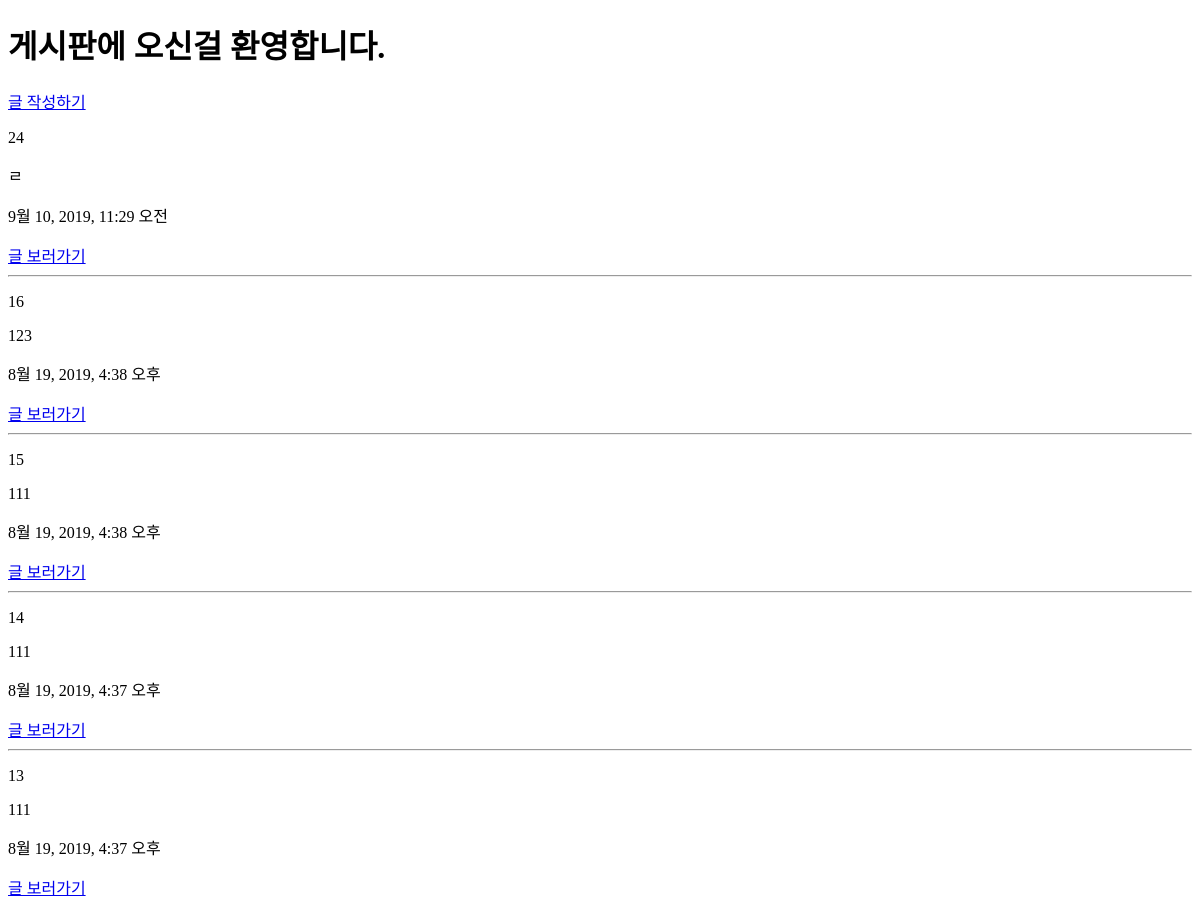
The page /articles/ (upper part) on the database as committed earlier.
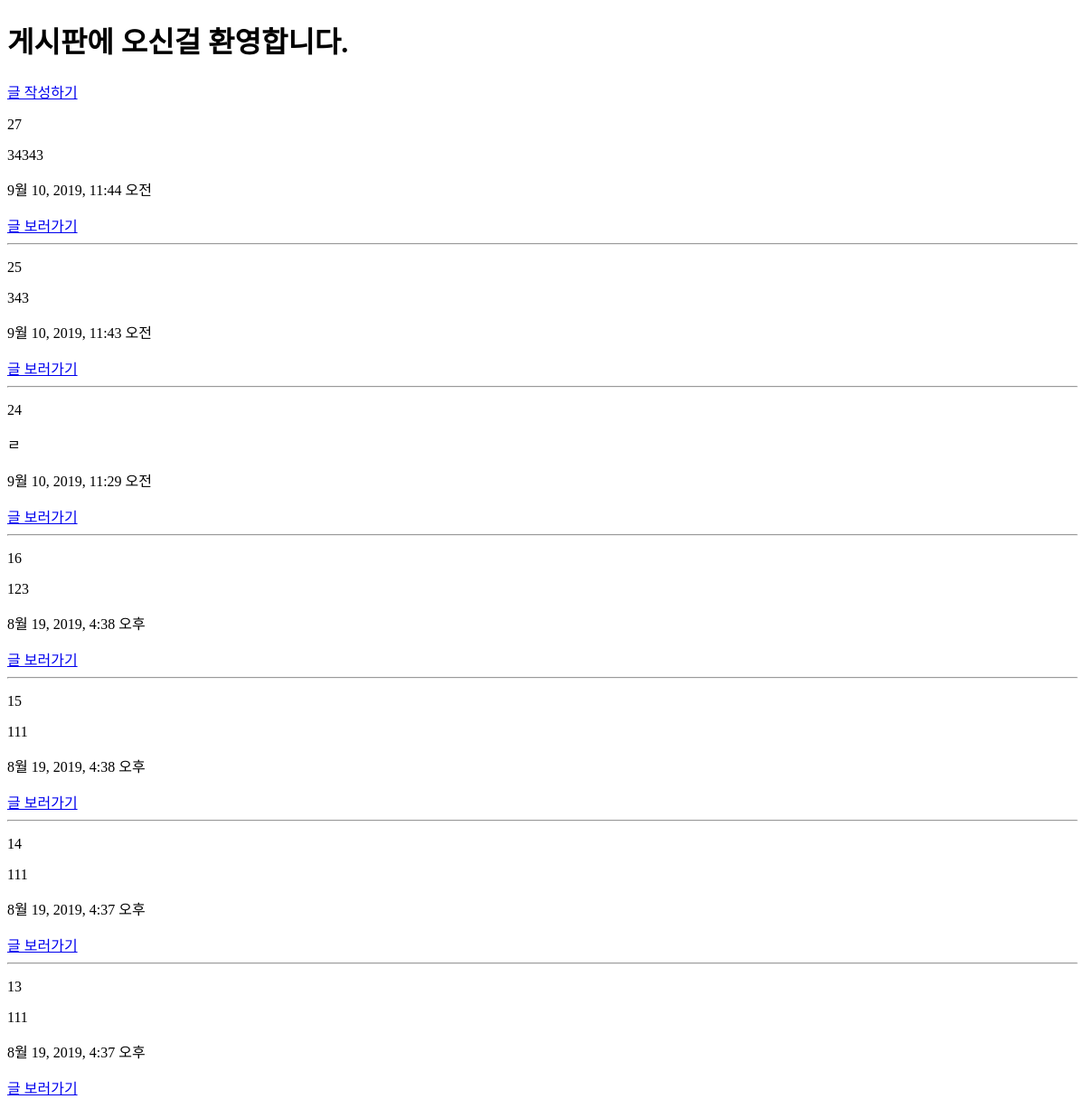
The same page on the database as committed later.
### articles/models.py (models this page shows, shortened)
class Article(models.Model):
    title = models.CharField(max_length=10)
    content = models.TextField()
    created_at = models.DateTimeField(auto_now_add=True)
    updated_at = models.DateTimeField(auto_now=True)

### articles/views.py (the view)
# urls.py: path('', views.index, name='index'),
def index(request):
    articles = Article.objects.order_by('-id')
    context = {
        'articles' : articles
    }
    return render(request, 'articles/index.html/',context)

### articles/templates/articles/index.html
{% extends 'articles/base.html' %}
{% block body %}
  <h1>게시판에 오신걸 환영합니다.</h1>
  <a href="{% url 'articles:new' %}">글 작성하기</a>
    {% for article in articles %}
    <p>{{ article.pk }}</p>
    <p>{{ article.title }}</p>
    <p>{{ article.created_at }}</p>
    <a href="{% url 'articles:detail' article.pk %}">글 보러가기</a>
    <hr>
    {% endfor %}
{% endblock %}

### articles/templates/articles/base.html (shortened to what this page needs)
<!DOCTYPE html>
<html lang="ko">
<head>
</head>
<body>
  {% block body %}
  {% endblock %}
</body>
</html>

Rows that differ between the two databases and show on the page:
added Article: pk "27", title "34343", created_at "9월 10, 2019, 11:44 오전"
added Article: pk "25", title "343", created_at "9월 10, 2019, 11:43 오전"
